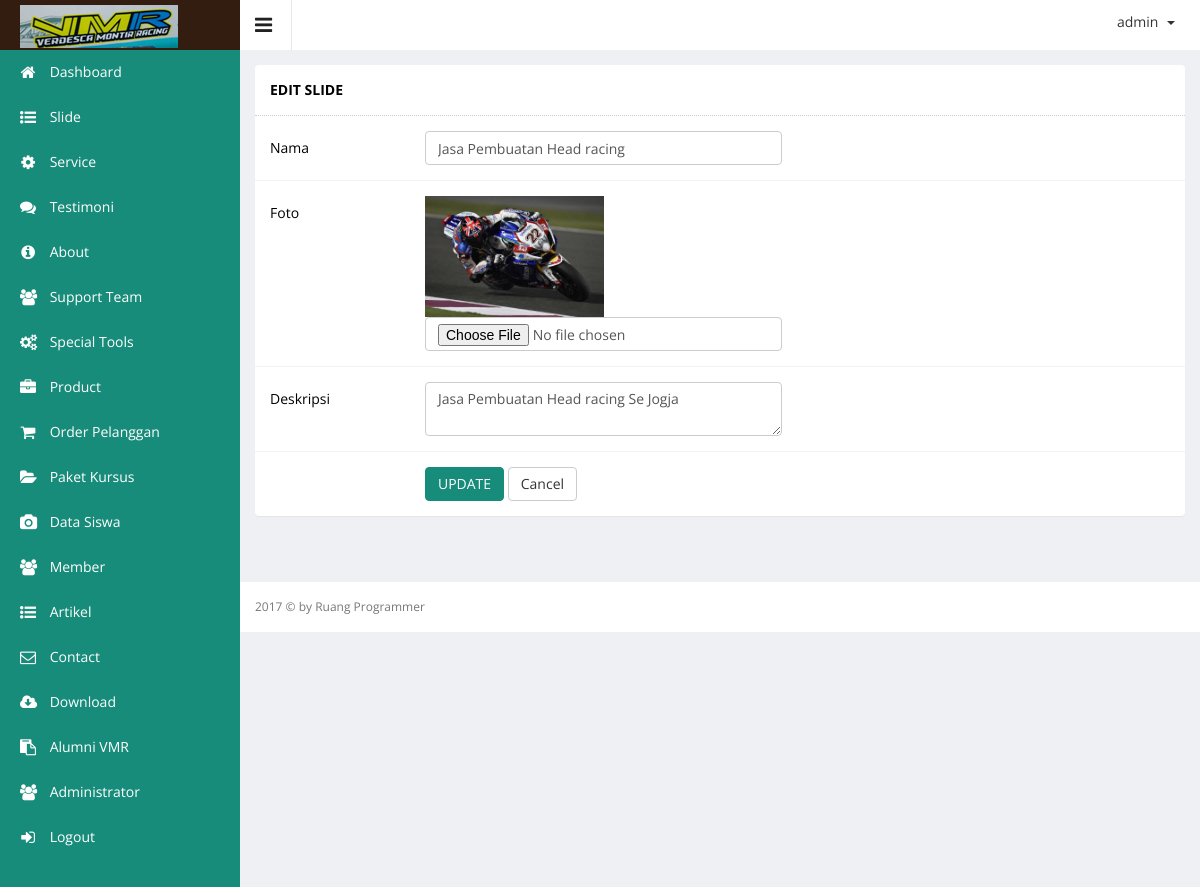
/admin/index.php?hal=master/slide/edit&id=10 (signed in), run on the app's committed database.
### tables this page shows
CREATE TABLE `slide` (
  `slide_id` int(11) NOT NULL,
  `slide_name` varchar(100) DEFAULT NULL,
  `slide_images` varchar(100) DEFAULT NULL,
  `slide_desc` text,
  `slide_date` datetime DEFAULT NULL
);

### admin/master/slide/edit.php (the view, shortened to what this page needs)
<?php
$id = $_GET['id'];
$queryRowslide = mysql_query("SELECT * FROM slide where slide_id = '".$id."'");
$rowslide = mysql_fetch_array($queryRowslide);
 ?>
        <div class="wrapper">
            <div class="row">
                <div class="col-lg-12">
                    <section class="panel">
                        <header class="panel-heading">
                           EDIT SLIDE
                        </header>
                        <div class="panel-body">
                            <div class=" form">
                                <form class="cmxform form-horizontal adminex-form" id="commentForm" method="POST" enctype="multipart/form-data"  action="">
                                    <div class="form-group ">
                                        <label for="cname" class="control-label col-lg-2" style="text-align: left;">Nama</label>
                                        <div class="col-lg-5">
                                            <input class=" form-control" id="cname" name="slide_name" minlength="2" type="text" value="<?php echo $rowslide['slide_name']  ?>" required/>
                                        </div>
                                    </div>
                                    <div class="form-group ">
                                        <label for="cname" class="control-label col-lg-2" style="text-align: left;">Foto</label>
                                        <div class="col-lg-5">
                                            <img src="../images/slide/<?php echo $rowslide['slide_images']; ?>" width="50%">
                                            <input class=" form-control" id="cname" name="slide_images" minlength="2" type="file"/>
                                        </div>
                                    </div>
                                    <div class="form-group ">
                                        <label for="ccomment" class="control-label col-lg-2" style="text-align: left;">Deskripsi</label>
                                        <div class="col-lg-5">
                                            <textarea class="form-control " id="ccomment" name="slide_desc" required><?php echo $rowslide['slide_desc']; ?></textarea>
                                        </div>
                                    </div>
                                    <div class="form-group">
                                        <div class="col-lg-offset-2 col-lg-5">
                                            <button class="btn btn-primary" type="submit" name="ubah">UPDATE</button>
                                            <a href="?hal=master/slide/list">
                                            <button class="btn btn-default" type="button">Cancel</button>
                                            </a>
                                        </div>
                                    </div>
                                </form>
                            </div>
                        </div>
                    </section>
                </div>
            </div>
        </div>

### data on the page
slide: slide_name "Jasa Pembuatan Head racing", slide_images (picture), slide_desc "Jasa Pembuatan Head racing Se Jogja"

### other printed values
$_SESSION['username'] "admin"
